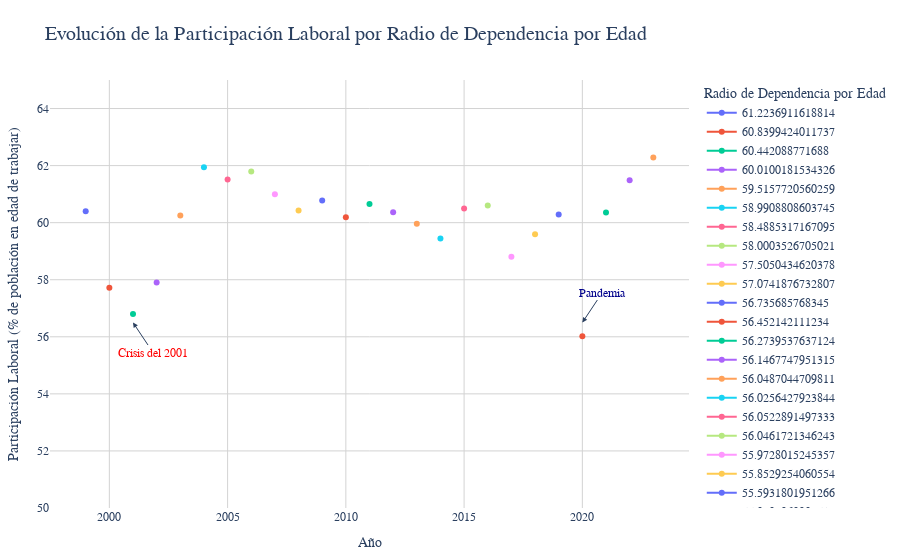

Write notebook code for a chart like this one.
### Markdown cell above
Aunque intuitivamente uno esperaría una relación inversa (menor desempleo con mayor participación), el gráfico muestra que en este caso la dinámica es más compleja. La tendencia positiva podría reflejar períodos donde la entrada masiva a la fuerza laboral supera la capacidad de absorción del mercado, un fenómeno típico en economías bajo presión.

### Code cell
import plotly.express as px

fig = px.line(
    df_pivot,
    x='Year',
    y='Labor Force Participation',
    color='Age Dependency Ratio',
    title='Evolución de la Participación Laboral por Radio de Dependencia por Edad',
    labels={
        'Labor Force Participation': 'Participación Laboral (% de población en edad de trabajar)',
        'Year': 'Año',
        'Age Dependency Ratio': 'Radio de Dependencia por Edad (% de población dependiente)'
    },
    template='plotly_white',
    markers=True, 
    line_shape='linear'
)

fig.update_layout(
    hovermode="x unified",
    xaxis_title="Año",
    yaxis_title="Participación Laboral (% de población en edad de trabajar)",
    xaxis=dict(
        showgrid=True,
        gridcolor='lightgray',
        tickformat='%Y'
    ),
    yaxis=dict(
        showgrid=True,
        gridcolor='lightgray',
        range=[50, 65]
    ),
    showlegend=True,
    legend_title_text='Radio de Dependencia por Edad', 
    font=dict(size=12, family="Arial"),
    title_font_size=20,
    margin=dict(l=50, r=50, t=80, b=50)
)

fig.update_traces(
    line=dict(width=2), 
    hovertemplate='<b>Año: %{x}</b><br>Participación: %{y:.1f}%<br>Ratio Dep.: %{customdata:.1f}%<extra></extra>',
    customdata=df_pivot['Age Dependency Ratio']  
)


fig.add_annotation(
    x=2020,
    y=56.5,  
    xref="x",
    yref="y",
    text="Pandemia",
    showarrow=True,
    arrowhead=2,
    ax=20,
    ay=-30,
    font=dict(size=12, color="darkblue")
)


fig.add_annotation(
    x=2001,
    y=56.5,  
    xref="x",
    yref="y",
    text="Crisis del 2001",
    showarrow=True,
    arrowhead=2,
    ax=20,
    ay=30,  
    font=dict(size=12, color="red")
)

# Mostrar gráfico
fig.show()

### Figure 1 — Plotly figure (JSON) as saved in the notebook; plotly's stock layout.template omitted (floating-point values rounded to 4 significant figures)
{"data": [{"customdata": [61.22, 60.84, 60.44, 60.01, 59.52, 58.99, 58.49, 58.0, 57.51, 57.07, 56.74, 56.45, 56.27, 56.15, 56.05, 56.03, 56.05, 56.05, 55.97, 55.85, 55.59, 55.02, 54.22, 53.34, 52.42], "hovertemplate": "<b>Año: %{x}</b><br>Participación: %{y:.1f}%<br>Ratio Dep.: %{customdata:.1f}%<extra></extra>", "legendgroup": "61.2236911618814", "line": {"color": "#636efa", "dash": "solid", "shape": "linear", "width": 2}, "marker": {"symbol": "circle"}, "mode": "lines+markers", "name": "61.2236911618814", "orientation": "v", "showlegend": true, "type": "scatter", "x": [1999], "xaxis": "x", "y": [60.4], "yaxis": "y"}, {"customdata": [61.22, 60.84, 60.44, 60.01, 59.52, 58.99, 58.49, 58.0, 57.51, 57.07, 56.74, 56.45, 56.27, 56.15, 56.05, 56.03, 56.05, 56.05, 55.97, 55.85, 55.59, 55.02, 54.22, 53.34, 52.42], "hovertemplate": "<b>Año: %{x}</b><br>Participación: %{y:.1f}%<br>Ratio Dep.: %{customdata:.1f}%<extra></extra>", "legendgroup": "60.8399424011737", "line": {"color": "#EF553B", "dash": "solid", "shape": "linear", "width": 2}, "marker": {"symbol": "circle"}, "mode": "lines+markers", "name": "60.8399424011737", "orientation": "v", "showlegend": true, "type": "scatter", "x": [2000], "xaxis": "x", "y": [57.72], "yaxis": "y"}, {"customdata": [61.22, 60.84, 60.44, 60.01, 59.52, 58.99, 58.49, 58.0, 57.51, 57.07, 56.74, 56.45, 56.27, 56.15, 56.05, 56.03, 56.05, 56.05, 55.97, 55.85, 55.59, 55.02, 54.22, 53.34, 52.42], "hovertemplate": "<b>Año: %{x}</b><br>Participación: %{y:.1f}%<br>Ratio Dep.: %{customdata:.1f}%<extra></extra>", "legendgroup": "60.442088771688", "line": {"color": "#00cc96", "dash": "solid", "shape": "linear", "width": 2}, "marker": {"symbol": "circle"}, "mode": "lines+markers", "name": "60.442088771688", "orientation": "v", "showlegend": true, "type": "scatter", "x": [2001], "xaxis": "x", "y": [56.8], "yaxis": "y"}, {"customdata": [61.22, 60.84, 60.44, 60.01, 59.52, 58.99, 58.49, 58.0, 57.51, 57.07, 56.74, 56.45, 56.27, 56.15, 56.05, 56.03, 56.05, 56.05, 55.97, 55.85, 55.59, 55.02, 54.22, 53.34, 52.42], "hovertemplate": "<b>Año: %{x}</b><br>Participación: %{y:.1f}%<br>Ratio Dep.: %{customdata:.1f}%<extra></extra>", "legendgroup": "60.0100181534326", "line": {"color": "#ab63fa", "dash": "solid", "shape": "linear", "width": 2}, "marker": {"symbol": "circle"}, "mode": "lines+markers", "name": "60.0100181534326", "orientation": "v", "showlegend": true, "type": "scatter", "x": [2002], "xaxis": "x", "y": [57.9], "yaxis": "y"}, {"customdata": [61.22, 60.84, 60.44, 60.01, 59.52, 58.99, 58.49, 58.0, 57.51, 57.07, 56.74, 56.45, 56.27, 56.15, 56.05, 56.03, 56.05, 56.05, 55.97, 55.85, 55.59, 55.02, 54.22, 53.34, 52.42], "hovertemplate": "<b>Año: %{x}</b><br>Participación: %{y:.1f}%<br>Ratio Dep.: %{customdata:.1f}%<extra></extra>", "legendgroup": "59.5157720560259", "line": {"color": "#FFA15A", "dash": "solid", "shape": "linear", "width": 2}, "marker": {"symbol": "circle"}, "mode": "lines+markers", "name": "59.5157720560259", "orientation": "v", "showlegend": true, "type": "scatter", "x": [2003], "xaxis": "x", "y": [60.25], "yaxis": "y"}, {"customdata": [61.22, 60.84, 60.44, 60.01, 59.52, 58.99, 58.49, 58.0, 57.51, 57.07, 56.74, 56.45, 56.27, 56.15, 56.05, 56.03, 56.05, 56.05, 55.97, 55.85, 55.59, 55.02, 54.22, 53.34, 52.42], "hovertemplate": "<b>Año: %{x}</b><br>Participación: %{y:.1f}%<br>Ratio Dep.: %{customdata:.1f}%<extra></extra>", "legendgroup": "58.9908808603745", "line": {"color": "#19d3f3", "dash": "solid", "shape": "linear", "width": 2}, "marker": {"symbol": "circle"}, "mode": "lines+markers", "name": "58.9908808603745", "orientation": "v", "showlegend": true, "type": "scatter", "x": [2004], "xaxis": "x", "y": [61.94], "yaxis": "y"}, {"customdata": [61.22, 60.84, 60.44, 60.01, 59.52, 58.99, 58.49, 58.0, 57.51, 57.07, 56.74, 56.45, 56.27, 56.15, 56.05, 56.03, 56.05, 56.05, 55.97, 55.85, 55.59, 55.02, 54.22, 53.34, 52.42], "hovertemplate": "<b>Año: %{x}</b><br>Participación: %{y:.1f}%<br>Ratio Dep.: %{customdata:.1f}%<extra></extra>", "legendgroup": "58.4885317167095", "line": {"color": "#FF6692", "dash": "solid", "shape": "linear", "width": 2}, "marker": {"symbol": "circle"}, "mode": "lines+markers", "name": "58.4885317167095", "orientation": "v", "showlegend": true, "type": "scatter", "x": [2005], "xaxis": "x", "y": [61.51], "yaxis": "y"}, {"customdata": [61.22, 60.84, 60.44, 60.01, 59.52, 58.99, 58.49, 58.0, 57.51, 57.07, 56.74, 56.45, 56.27, 56.15, 56.05, 56.03, 56.05, 56.05, 55.97, 55.85, 55.59, 55.02, 54.22, 53.34, 52.42], "hovertemplate": "<b>Año: %{x}</b><br>Participación: %{y:.1f}%<br>Ratio Dep.: %{customdata:.1f}%<extra></extra>", "legendgroup": "58.0003526705021", "line": {"color": "#B6E880", "dash": "solid", "shape": "linear", "width": 2}, "marker": {"symbol": "circle"}, "mode": "lines+markers", "name": "58.0003526705021", "orientation": "v", "showlegend": true, "type": "scatter", "x": [2006], "xaxis": "x", "y": [61.8], "yaxis": "y"}, {"customdata": [61.22, 60.84, 60.44, 60.01, 59.52, 58.99, 58.49, 58.0, 57.51, 57.07, 56.74, 56.45, 56.27, 56.15, 56.05, 56.03, 56.05, 56.05, 55.97, 55.85, 55.59, 55.02, 54.22, 53.34, 52.42], "hovertemplate": "<b>Año: %{x}</b><br>Participación: %{y:.1f}%<br>Ratio Dep.: %{customdata:.1f}%<extra></extra>", "legendgroup": "57.5050434620378", "line": {"color": "#FF97FF", "dash": "solid", "shape": "linear", "width": 2}, "marker": {"symbol": "circle"}, "mode": "lines+markers", "name": "57.5050434620378", "orientation": "v", "showlegend": true, "type": "scatter", "x": [2007], "xaxis": "x", "y": [61], "yaxis": "y"}, {"customdata": [61.22, 60.84, 60.44, 60.01, 59.52, 58.99, 58.49, 58.0, 57.51, 57.07, 56.74, 56.45, 56.27, 56.15, 56.05, 56.03, 56.05, 56.05, 55.97, 55.85, 55.59, 55.02, 54.22, 53.34, 52.42], "hovertemplate": "<b>Año: %{x}</b><br>Participación: %{y:.1f}%<br>Ratio Dep.: %{customdata:.1f}%<extra></extra>", "legendgroup": "57.0741876732807", "line": {"color": "#FECB52", "dash": "solid", "shape": "linear", "width": 2}, "marker": {"symbol": "circle"}, "mode": "lines+markers", "name": "57.0741876732807", "orientation": "v", "showlegend": true, "type": "scatter", "x": [2008], "xaxis": "x", "y": [60.43], "yaxis": "y"}, {"customdata": [61.22, 60.84, 60.44, 60.01, 59.52, 58.99, 58.49, 58.0, 57.51, 57.07, 56.74, 56.45, 56.27, 56.15, 56.05, 56.03, 56.05, 56.05, 55.97, 55.85, 55.59, 55.02, 54.22, 53.34, 52.42], "hovertemplate": "<b>Año: %{x}</b><br>Participación: %{y:.1f}%<br>Ratio Dep.: %{customdata:.1f}%<extra></extra>", "legendgroup": "56.735685768345", "line": {"color": "#636efa", "dash": "solid", "shape": "linear", "width": 2}, "marker": {"symbol": "circle"}, "mode": "lines+markers", "name": "56.735685768345", "orientation": "v", "showlegend": true, "type": "scatter", "x": [2009], "xaxis": "x", "y": [60.78], "yaxis": "y"}, {"customdata": [61.22, 60.84, 60.44, 60.01, 59.52, 58.99, 58.49, 58.0, 57.51, 57.07, 56.74, 56.45, 56.27, 56.15, 56.05, 56.03, 56.05, 56.05, 55.97, 55.85, 55.59, 55.02, 54.22, 53.34, 52.42], "hovertemplate": "<b>Año: %{x}</b><br>Participación: %{y:.1f}%<br>Ratio Dep.: %{customdata:.1f}%<extra></extra>", "legendgroup": "56.452142111234", "line": {"color": "#EF553B", "dash": "solid", "shape": "linear", "width": 2}, "marker": {"symbol": "circle"}, "mode": "lines+markers", "name": "56.452142111234", "orientation": "v", "showlegend": true, "type": "scatter", "x": [2010], "xaxis": "x", "y": [60.19], "yaxis": "y"}, {"customdata": [61.22, 60.84, 60.44, 60.01, 59.52, 58.99, 58.49, 58.0, 57.51, 57.07, 56.74, 56.45, 56.27, 56.15, 56.05, 56.03, 56.05, 56.05, 55.97, 55.85, 55.59, 55.02, 54.22, 53.34, 52.42], "hovertemplate": "<b>Año: %{x}</b><br>Participación: %{y:.1f}%<br>Ratio Dep.: %{customdata:.1f}%<extra></extra>", "legendgroup": "56.2739537637124", "line": {"color": "#00cc96", "dash": "solid", "shape": "linear", "width": 2}, "marker": {"symbol": "circle"}, "mode": "lines+markers", "name": "56.2739537637124", "orientation": "v", "showlegend": true, "type": "scatter", "x": [2011], "xaxis": "x", "y": [60.65], "yaxis": "y"}, {"customdata": [61.22, 60.84, 60.44, 60.01, 59.52, 58.99, 58.49, 58.0, 57.51, 57.07, 56.74, 56.45, 56.27, 56.15, 56.05, 56.03, 56.05, 56.05, 55.97, 55.85, 55.59, 55.02, 54.22, 53.34, 52.42], "hovertemplate": "<b>Año: %{x}</b><br>Participación: %{y:.1f}%<br>Ratio Dep.: %{customdata:.1f}%<extra></extra>", "legendgroup": "56.1467747951315", "line": {"color": "#ab63fa", "dash": "solid", "shape": "linear", "width": 2}, "marker": {"symbol": "circle"}, "mode": "lines+markers", "name": "56.1467747951315", "orientation": "v", "showlegend": true, "type": "scatter", "x": [2012], "xaxis": "x", "y": [60.36], "yaxis": "y"}, {"customdata": [61.22, 60.84, 60.44, 60.01, 59.52, 58.99, 58.49, 58.0, 57.51, 57.07, 56.74, 56.45, 56.27, 56.15, 56.05, 56.03, 56.05, 56.05, 55.97, 55.85, 55.59, 55.02, 54.22, 53.34, 52.42], "hovertemplate": "<b>Año: %{x}</b><br>Participación: %{y:.1f}%<br>Ratio Dep.: %{customdata:.1f}%<extra></extra>", "legendgroup": "56.0487044709811", "line": {"color": "#FFA15A", "dash": "solid", "shape": "linear", "width": 2}, "marker": {"symbol": "circle"}, "mode": "lines+markers", "name": "56.0487044709811", "orientation": "v", "showlegend": true, "type": "scatter", "x": [2013], "xaxis": "x", "y": [59.96], "yaxis": "y"}, {"customdata": [61.22, 60.84, 60.44, 60.01, 59.52, 58.99, 58.49, 58.0, 57.51, 57.07, 56.74, 56.45, 56.27, 56.15, 56.05, 56.03, 56.05, 56.05, 55.97, 55.85, 55.59, 55.02, 54.22, 53.34, 52.42], "hovertemplate": "<b>Año: %{x}</b><br>Participación: %{y:.1f}%<br>Ratio Dep.: %{customdata:.1f}%<extra></extra>", "legendgroup": "56.0256427923844", "line": {"color": "#19d3f3", "dash": "solid", "shape": "linear", "width": 2}, "marker": {"symbol": "circle"}, "mode": "lines+markers", "name": "56.0256427923844", "orientation": "v", "showlegend": true, "type": "scatter", "x": [2014], "xaxis": "x", "y": [59.44], "yaxis": "y"}, {"customdata": [61.22, 60.84, 60.44, 60.01, 59.52, 58.99, 58.49, 58.0, 57.51, 57.07, 56.74, 56.45, 56.27, 56.15, 56.05, 56.03, 56.05, 56.05, 55.97, 55.85, 55.59, 55.02, 54.22, 53.34, 52.42], "hovertemplate": "<b>Año: %{x}</b><br>Participación: %{y:.1f}%<br>Ratio Dep.: %{customdata:.1f}%<extra></extra>", "legendgroup": "56.0522891497333", "line": {"color": "#FF6692", "dash": "solid", "shape": "linear", "width": 2}, "marker": {"symbol": "circle"}, "mode": "lines+markers", "name": "56.0522891497333", "orientation": "v", "showlegend": true, "type": "scatter", "x": [2015], "xaxis": "x", "y": [60.5], "yaxis": "y"}, {"customdata": [61.22, 60.84, 60.44, 60.01, 59.52, 58.99, 58.49, 58.0, 57.51, 57.07, 56.74, 56.45, 56.27, 56.15, 56.05, 56.03, 56.05, 56.05, 55.97, 55.85, 55.59, 55.02, 54.22, 53.34, 52.42], "hovertemplate": "<b>Año: %{x}</b><br>Participación: %{y:.1f}%<br>Ratio Dep.: %{customdata:.1f}%<extra></extra>", "legendgroup": "56.0461721346243", "line": {"color": "#B6E880", "dash": "solid", "shape": "linear", "width": 2}, "marker": {"symbol": "circle"}, "mode": "lines+markers", "name": "56.0461721346243", "orientation": "v", "showlegend": true, "type": "scatter", "x": [2016], "xaxis": "x", "y": [60.6], "yaxis": "y"}, {"customdata": [61.22, 60.84, 60.44, 60.01, 59.52, 58.99, 58.49, 58.0, 57.51, 57.07, 56.74, 56.45, 56.27, 56.15, 56.05, 56.03, 56.05, 56.05, 55.97, 55.85, 55.59, 55.02, 54.22, 53.34, 52.42], "hovertemplate": "<b>Año: %{x}</b><br>Participación: %{y:.1f}%<br>Ratio Dep.: %{customdata:.1f}%<extra></extra>", "legendgroup": "55.9728015245357", "line": {"color": "#FF97FF", "dash": "solid", "shape": "linear", "width": 2}, "marker": {"symbol": "circle"}, "mode": "lines+markers", "name": "55.9728015245357", "orientation": "v", "showlegend": true, "type": "scatter", "x": [2017], "xaxis": "x", "y": [58.81], "yaxis": "y"}, {"customdata": [61.22, 60.84, 60.44, 60.01, 59.52, 58.99, 58.49, 58.0, 57.51, 57.07, 56.74, 56.45, 56.27, 56.15, 56.05, 56.03, 56.05, 56.05, 55.97, 55.85, 55.59, 55.02, 54.22, 53.34, 52.42], "hovertemplate": "<b>Año: %{x}</b><br>Participación: %{y:.1f}%<br>Ratio Dep.: %{customdata:.1f}%<extra></extra>", "legendgroup": "55.8529254060554", "line": {"color": "#FECB52", "dash": "solid", "shape": "linear", "width": 2}, "marker": {"symbol": "circle"}, "mode": "lines+markers", "name": "55.8529254060554", "orientation": "v", "showlegend": true, "type": "scatter", "x": [2018], "xaxis": "x", "y": [59.59], "yaxis": "y"}, {"customdata": [61.22, 60.84, 60.44, 60.01, 59.52, 58.99, 58.49, 58.0, 57.51, 57.07, 56.74, 56.45, 56.27, 56.15, 56.05, 56.03, 56.05, 56.05, 55.97, 55.85, 55.59, 55.02, 54.22, 53.34, 52.42], "hovertemplate": "<b>Año: %{x}</b><br>Participación: %{y:.1f}%<br>Ratio Dep.: %{customdata:.1f}%<extra></extra>", "legendgroup": "55.5931801951266", "line": {"color": "#636efa", "dash": "solid", "shape": "linear", "width": 2}, "marker": {"symbol": "circle"}, "mode": "lines+markers", "name": "55.5931801951266", "orientation": "v", "showlegend": true, "type": "scatter", "x": [2019], "xaxis": "x", "y": [60.29], "yaxis": "y"}, {"customdata": [61.22, 60.84, 60.44, 60.01, 59.52, 58.99, 58.49, 58.0, 57.51, 57.07, 56.74, 56.45, 56.27, 56.15, 56.05, 56.03, 56.05, 56.05, 55.97, 55.85, 55.59, 55.02, 54.22, 53.34, 52.42], "hovertemplate": "<b>Año: %{x}</b><br>Participación: %{y:.1f}%<br>Ratio Dep.: %{customdata:.1f}%<extra></extra>", "legendgroup": "55.0207968902513", "line": {"color": "#EF553B", "dash": "solid", "shape": "linear", "width": 2}, "marker": {"symbol": "circle"}, "mode": "lines+markers", "name": "55.0207968902513", "orientation": "v", "showlegend": true, "type": "scatter", "x": [2020], "xaxis": "x", "y": [56.02], "yaxis": "y"}, {"customdata": [61.22, 60.84, 60.44, 60.01, 59.52, 58.99, 58.49, 58.0, 57.51, 57.07, 56.74, 56.45, 56.27, 56.15, 56.05, 56.03, 56.05, 56.05, 55.97, 55.85, 55.59, 55.02, 54.22, 53.34, 52.42], "hovertemplate": "<b>Año: %{x}</b><br>Participación: %{y:.1f}%<br>Ratio Dep.: %{customdata:.1f}%<extra></extra>", "legendgroup": "54.2195244410156", "line": {"color": "#00cc96", "dash": "solid", "shape": "linear", "width": 2}, "marker": {"symbol": "circle"}, "mode": "lines+markers", "name": "54.2195244410156", "orientation": "v", "showlegend": true, "type": "scatter", "x": [2021], "xaxis": "x", "y": [60.36], "yaxis": "y"}, {"customdata": [61.22, 60.84, 60.44, 60.01, 59.52, 58.99, 58.49, 58.0, 57.51, 57.07, 56.74, 56.45, 56.27, 56.15, 56.05, 56.03, 56.05, 56.05, 55.97, 55.85, 55.59, 55.02, 54.22, 53.34, 52.42], "hovertemplate": "<b>Año: %{x}</b><br>Participación: %{y:.1f}%<br>Ratio Dep.: %{customdata:.1f}%<extra></extra>", "legendgroup": "53.3385463867822", "line": {"color": "#ab63fa", "dash": "solid", "shape": "linear", "width": 2}, "marker": {"symbol": "circle"}, "mode": "lines+markers", "name": "53.3385463867822", "orientation": "v", "showlegend": true, "type": "scatter", "x": [2022], "xaxis": "x", "y": [61.48], "yaxis": "y"}, {"customdata": [61.22, 60.84, 60.44, 60.01, 59.52, 58.99, 58.49, 58.0, 57.51, 57.07, 56.74, 56.45, 56.27, 56.15, 56.05, 56.03, 56.05, 56.05, 55.97, 55.85, 55.59, 55.02, 54.22, 53.34, 52.42], "hovertemplate": "<b>Año: %{x}</b><br>Participación: %{y:.1f}%<br>Ratio Dep.: %{customdata:.1f}%<extra></extra>", "legendgroup": "52.4243366823125", "line": {"color": "#FFA15A", "dash": "solid", "shape": "linear", "width": 2}, "marker": {"symbol": "circle"}, "mode": "lines+markers", "name": "52.4243366823125", "orientation": "v", "showlegend": true, "type": "scatter", "x": [2023], "xaxis": "x", "y": [62.29], "yaxis": "y"}], "layout": {"annotations": [{"arrowhead": 2, "ax": 20, "ay": -30, "font": {"color": "darkblue", "size": 12}, "showarrow": true, "text": "Pandemia", "x": 2020, "xref": "x", "y": 56.5, "yref": "y"}, {"arrowhead": 2, "ax": 20, "ay": 30, "font": {"color": "red", "size": 12}, "showarrow": true, "text": "Crisis del 2001", "x": 2001, "xref": "x", "y": 56.5, "yref": "y"}], "font": {"family": "Arial", "size": 12}, "hovermode": "x unified", "legend": {"title": {"text": "Radio de Dependencia por Edad"}, "tracegroupgap": 0}, "margin": {"b": 50, "l": 50, "r": 50, "t": 80}, "showlegend": true, "title": {"font": {"size": 20}, "text": "Evolución de la Participación Laboral por Radio de Dependencia por Edad"}, "xaxis": {"anchor": "y", "domain": [0, 1], "gridcolor": "lightgray", "showgrid": true, "tickformat": "%Y", "title": {"text": "Año"}}, "yaxis": {"anchor": "x", "domain": [0, 1], "gridcolor": "lightgray", "range": [50, 65], "showgrid": true, "title": {"text": "Participación Laboral (% de población en edad de trabajar)"}}}}
